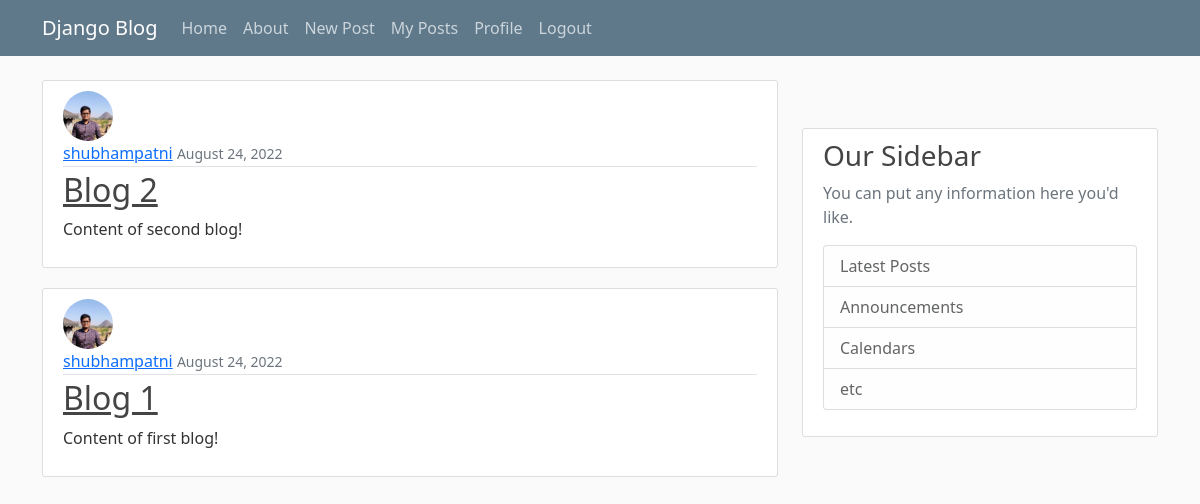
The page / (signed in) on the database as committed earlier.
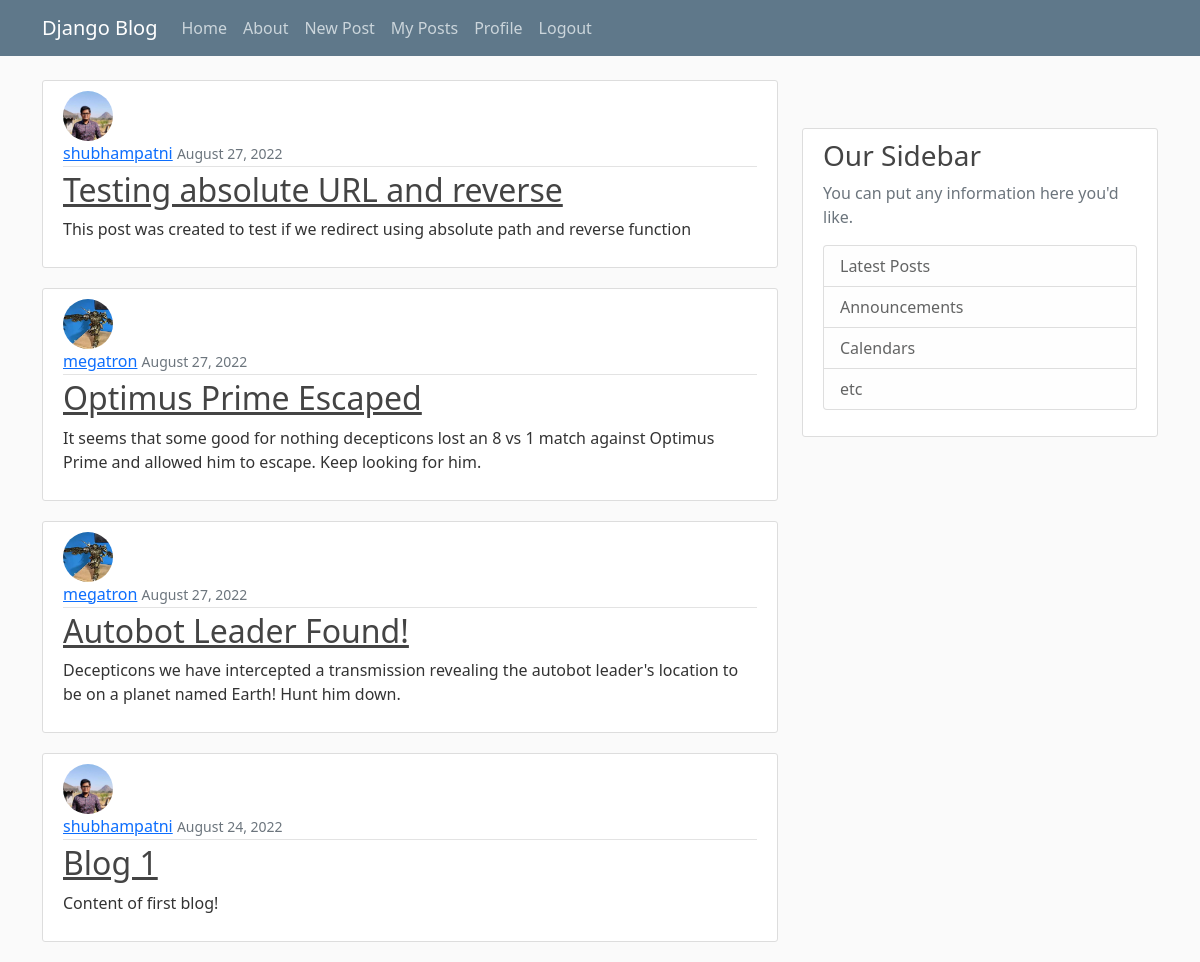
The same page on the database as committed later.
### blog/models.py (models this page shows, shortened)
class Post(models.Model):
    title = models.CharField(max_length=100)
    content = models.TextField()
    date_posted = models.DateTimeField(default=timezone.now)
    author = models.ForeignKey(User, on_delete=models.CASCADE)

### users/models.py (models this page shows, shortened)
class Profile(models.Model):
    user=models.OneToOneField(User, on_delete=models.CASCADE)
    image = models.ImageField(default='default.jpg', upload_to='profile_pics')

### blog/views.py (the view)
class PostListView(LoginRequiredMixin, ListView):
    model = Post
    template_name = 'home.html'
    context_object_name = 'posts'
    ordering = ['-date_posted']

### blog/templates/home.html
{% extends "base.html" %}
{% block content %}
    {% for post in posts %}
        <article class="media content-section">
          <img class="rounded-circle article-img" style="height: 50px; width:50px" src="{{ post.author.profile.image.url }}">
          <div class="media-body">
            <div class="article-metadata">
              <a class="mr-2" href="#">{{ post.author }}</a>
              <small class="text-muted">{{ post.date_posted|date:"F d, Y" }}</small>
            </div>
            <h2><a class="article-title" href="#">{{ post.title }}</a></h2>
            <p class="article-content">{{ post.content }}</p>
          </div>
        </article>
    {% endfor %}
{% endblock content %}

### blog/templates/base.html (shortened to what this page needs)
{% load static %}
<!DOCTYPE html>
<html>
<head>
    <link href="https://cdn.jsdelivr.net/npm/bootstrap@5.0.2/dist/css/bootstrap.min.css" rel="stylesheet">
    <link rel="stylesheet" type="text/css" href="{% static 'main.css' %}">
</head>
<body>
    <header class="site-header">
      <nav class="navbar navbar-expand-md navbar-dark bg-steel fixed-top">
        <div class="container">
          <a class="navbar-brand mr-4" href="{% url 'blog-home' %}">Django Blog</a>
          <div class="collapse navbar-collapse" id="navbarToggle">
            <div class="navbar-nav mr-auto">
              <a class="nav-item nav-link" href="{% url 'blog-home' %}">Home</a>
              <a class="nav-item nav-link" href="{% url 'blog-about' %}">About</a>
            </div>
            <div class="navbar-nav">
              {% if user.is_authenticated %}
                <a class="nav-item nav-link" href="{% url 'post-create' %}">New Post</a>
                <a class="nav-item nav-link" href="{% url 'user-post' %}">My Posts</a>
                <a class="nav-item nav-link" href="{% url 'user-profile' %}">Profile</a>
                <a class="nav-item nav-link" href="{% url 'logout' %}">Logout</a>
              {% else %}
                <a class="nav-item nav-link" href="{% url 'login' %}">Login</a>
                <a class="nav-item nav-link" href="{% url 'user-register' %}">Register</a>
              {% endif %}
            </div>
          </div>
        </div>
      </nav>
    </header>
    <main role="main" class="container">
      <div class="row ">
        <div class="col-md-8 ">
          {% block content %}{% endblock %}
        </div>
        <div class="col-md-4">
          <div class="content-section mt-5">
            <h3>Our Sidebar</h3>
            <p class='text-muted'>You can put any information here you'd like.
              <ul class="list-group">
                <li class="list-group-item list-group-item-light">Latest Posts</li>
                <li class="list-group-item list-group-item-light">Announcements</li>
                <li class="list-group-item list-group-item-light">Calendars</li>
                <li class="list-group-item list-group-item-light">etc</li>
              </ul>
            </p>
          </div>
        </div>
      </div>
    </main>
</body>
</html>

### blog/static/main.css (style rules this page uses)
body { background: #fafafa; color: #333333; margin-top: 5rem; }
h1, h2, h3, h4, h5, h6 { color: #444444; }
ul { margin: 0; }
.bg-steel { background-color: #5f788a; }
.site-header .navbar-nav .nav-link { color: #cbd5db; }
.content-section { background: #ffffff; padding: 10px 20px; border: 1px solid #dddddd; border-radius: 3px; margin-bottom: 20px; }
.article-title { color: #444444; }
.article-content { white-space: pre-line; }
.article-img { height: 65px; width: 65px; margin-right: 16px; }
.article-metadata { padding-bottom: 1px; margin-bottom: 4px; border-bottom: 1px solid #e3e3e3 }

Rows that differ between the two databases and show on the page:
removed Post: author.profile.image (picture), author "shubhampatni", date_posted "August 24, 2022", title "Blog 2", content "Content of second blog!"
added Post: author.profile.image (picture), author "shubhampatni", date_posted "August 27, 2022", title "Testing absolute URL and reverse", content "This post was created to test if we redirect using absolute path and reverse function"
added Post: author.profile.image (picture), author "megatron", date_posted "August 27, 2022", title "Optimus Prime Escaped", content "It seems that some good for nothing decepticons lost an 8 vs 1 match against Optimus Prime and allowed him to escape. Keep looking for him."
added Post: author.profile.image (picture), author "megatron", date_posted "August 27, 2022", title "Autobot Leader Found!", content "Decepticons we have intercepted a transmission revealing the autobot leader's location to be on a planet named Earth! Hunt him down."
